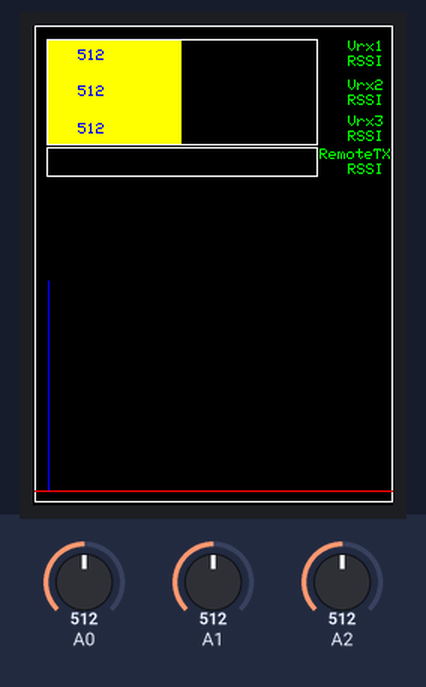
The sketch below on a simulated Arduino Uno, built with avr-gcc and run on an emulated ATmega328P. Parts: 240×320 colour display. The inputs (shaded band) are chosen by the test bench; at power-on: A0 = 512, A1 = 512, A2 = 512.

Above: at 1.4 s.
1.5 s: A0 set to 716
At 2.3 s:
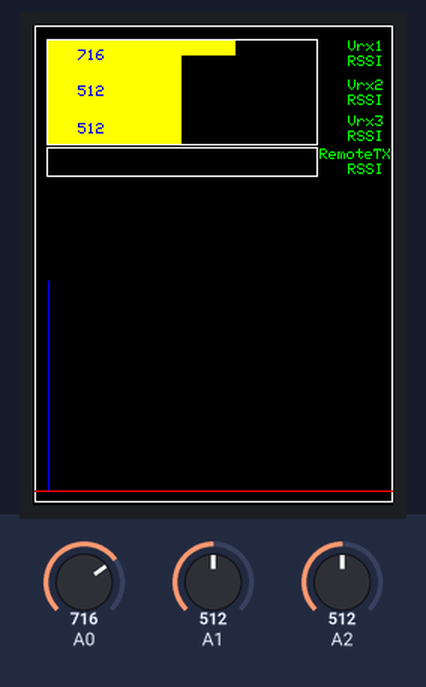
4.5 s: A1 set to 716
At 5.9 s:
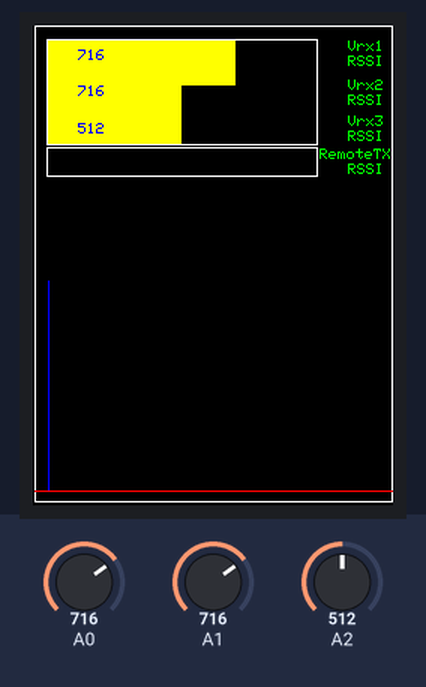
7.5 s: A2 set to 716
At 8.4 s:
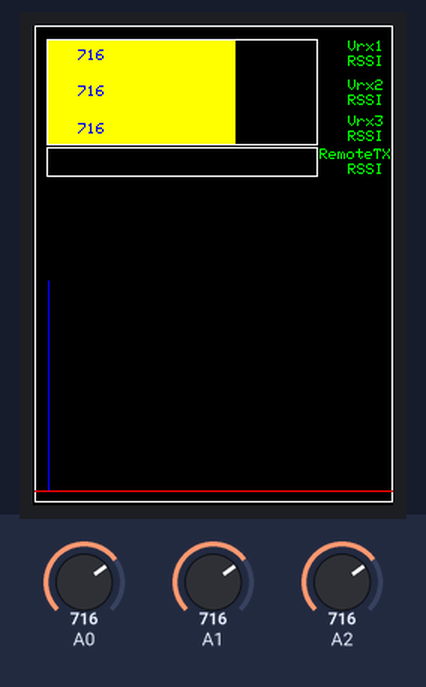
10.5 s: A0 set to 900
At 11.7 s:
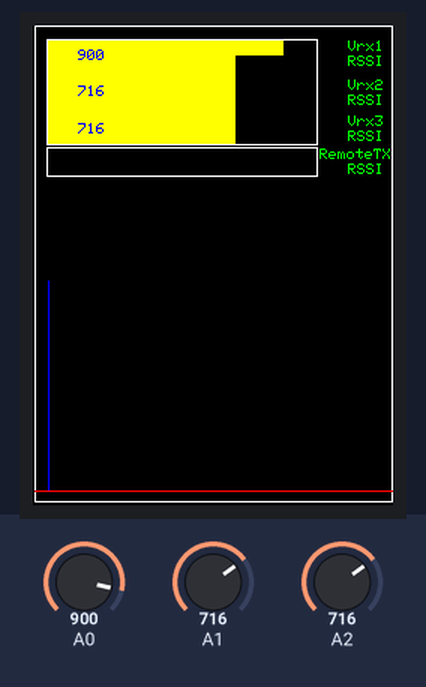
13.5 s: A1 set to 900
At 14.0 s:
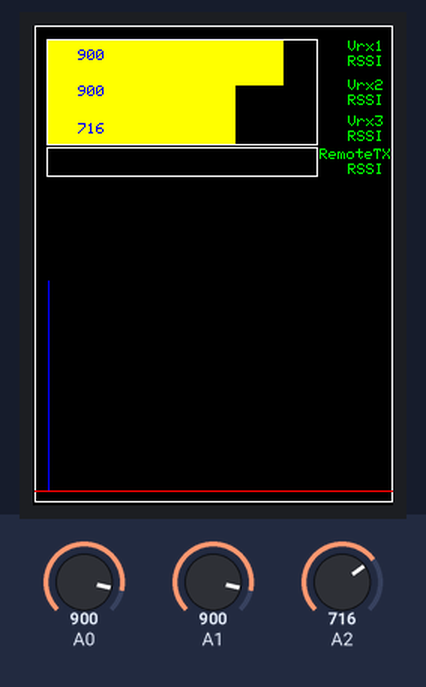
16.5 s: A2 set to 900
At 17.7 s:
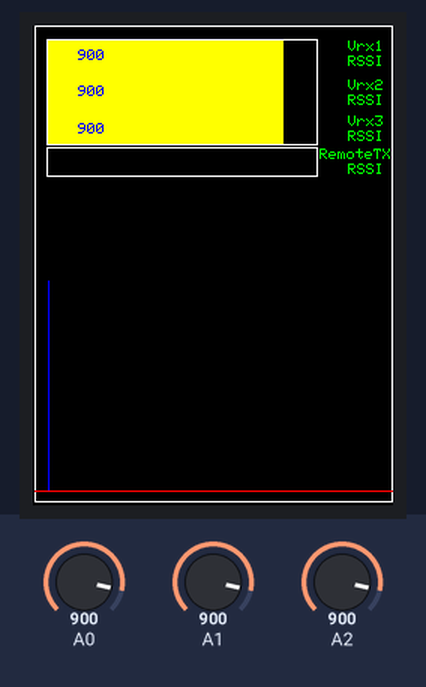
Timing chart, 0 to 19.5 s (numbered marks = the images above; inputs shaded):
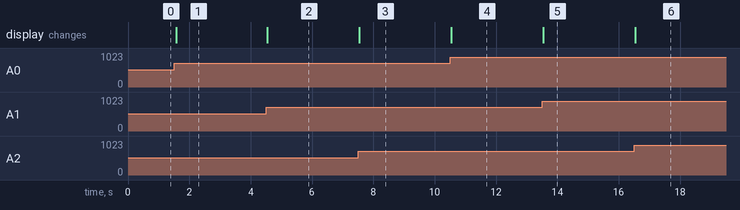

Measured:
- after the input at 1.5 s, the display: changes after 0.07 s (image 1)
- after the input at 4.5 s, the display: changes at once (image 2)
- after the input at 7.5 s, the display: changes after 0.05 s (image 3)
- after the input at 10.5 s, the display: changes at once (image 4)
- after the input at 13.5 s, the display: changes at once (image 5)
- after the input at 16.5 s, the display: changes after 0.05 s (image 6)

The sketch:

4xrssi.ino
```cpp
#include <Adafruit_GFX.h>    // Core graphics library
#include <MCUFRIEND_kbv.h>
MCUFRIEND_kbv tft;

// Assign human-readable names to some common 16-bit color values:
#define  BLACK   0x0000
#define GREEN   0x07E0
#define WHITE   0xFFFF
#define BLUE    0x001F
#define RED     0xF800
#define YELLOW  0xFFE0
#define CYAN    0x07FF
```

loop.ino
```cpp
void loop(void) {
  int values[3];
  for (int i = 0; i < 3; i++) {
    values[i] = analogRead(A0 + i); // Read analog inputs A0, A1, and A2
  }

  tft.fillRect(10, 10, map(values[0], 0, 1023, 1, 180), 19, YELLOW);
  tft.fillRect(10, 20, map(values[1], 0, 1023, 1, 180), 29, YELLOW);
  tft.fillRect(10, 40, map(values[2], 0, 1023, 1, 180), 39, YELLOW);
  // Clear the rest of the bars
  tft.fillRect(map(values[0], 0, 1023, 1, 180) + 9, 10, 180 - map(values[0], 0, 1023, 1, 180), 19, BLACK);
  tft.fillRect(map(values[1], 0, 1023, 1, 180) + 9, 20, 180 - map(values[1], 0, 1023, 1, 180), 29, BLACK);
  tft.fillRect(map(values[2], 0, 1023, 1, 180) + 9, 40, 180 - map(values[2], 0, 1023, 1, 180), 39, BLACK);
  tft.setTextColor(BLUE);

  tft.setCursor(30, 16); tft.println(values[0]);
  tft.setCursor(30, 40); tft.println(values[1]);
  tft.setCursor(30, 65); tft.println(values[2]);

  delay(10);
}
```

setup.ino
```cpp
void setup(void) {
  tft.reset();
  uint16_t identifier = tft.readID();
  tft.begin(identifier);
  tft.setRotation(0);
  tft.fillScreen(BLACK);

  tft.fillRect(0, 0,320 , 240, BLACK);

  tft.drawRect(1, 0, 239, 318, WHITE);
  tft.drawRect(9, 9, 181, 71, WHITE);
  tft.drawRect(9, 81, 181, 20, WHITE);

  tft.drawLine(10,170, 10, 310, BLUE);
  tft.drawLine(1, 310, 239, 310, RED);

  tft.setTextColor(GREEN);
  tft.setTextSize(1);
  tft.setCursor(210, 10); tft.println("Vrx1");
  tft.setCursor(210, 20); tft.println("RSSI ");

  tft.setCursor(210, 36); tft.println("Vrx2");
  tft.setCursor(210, 46); tft.println("RSSI ");

  tft.setCursor(210, 60); tft.println("Vrx3");
  tft.setCursor(210, 70); tft.println("RSSI ");

  tft.setCursor(191, 82); tft.println("RemoteTX");
  tft.setCursor(210, 92); tft.println("RSSI ");

}
```
